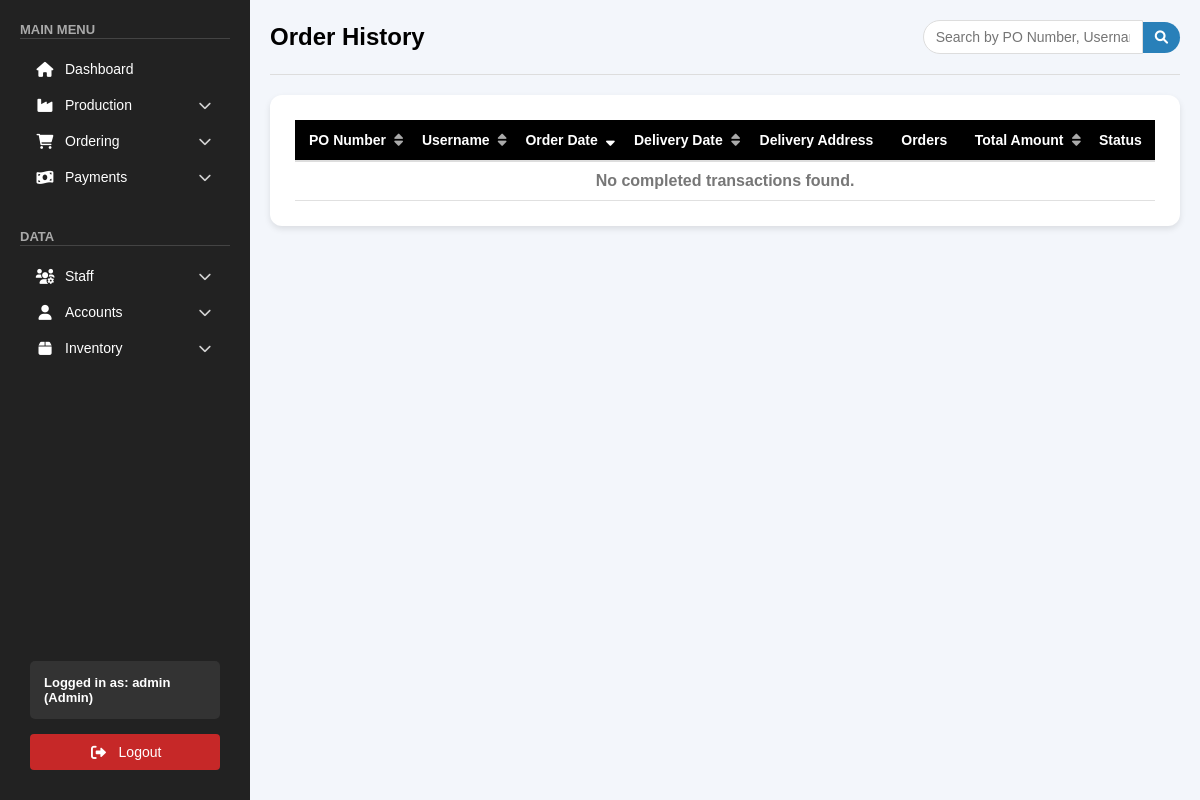
/public/pages/order_history.php (signed in), run on an earlier commit of the app's database.
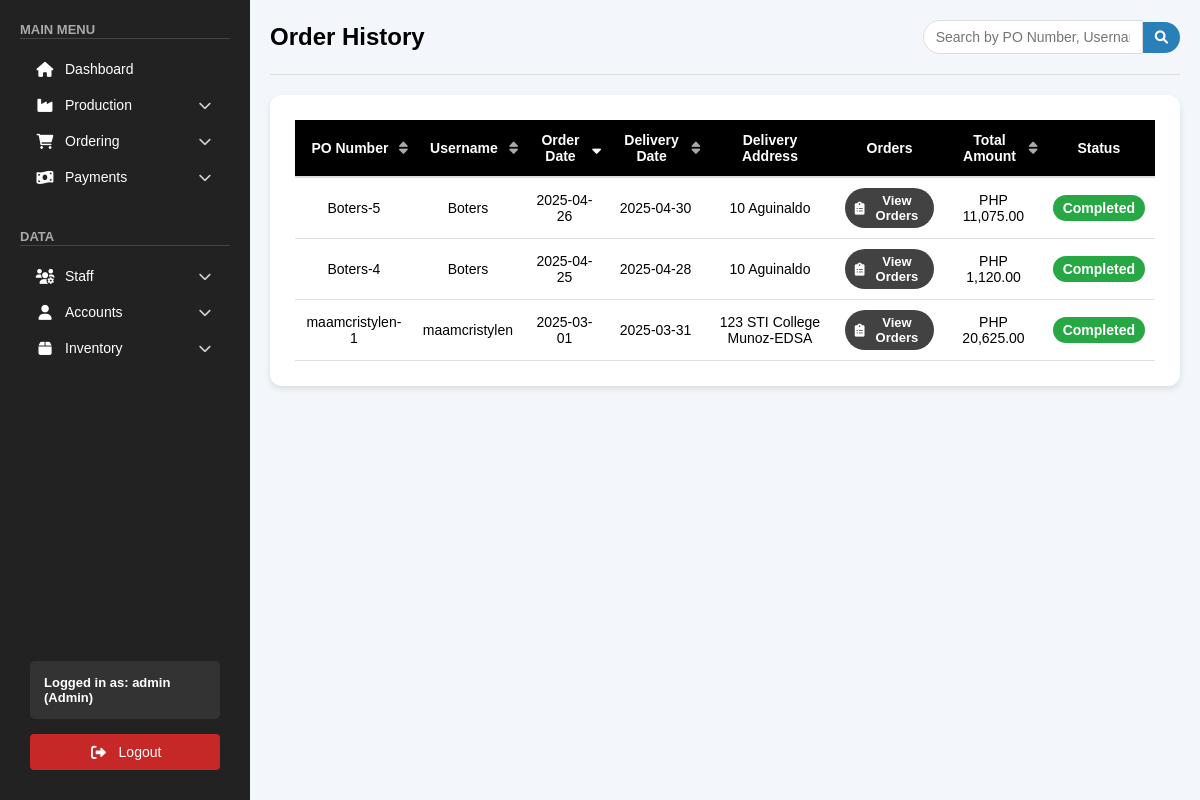
And on a later commit of the database.
### tables this page shows
CREATE TABLE `orders` (
  `id` int(11) NOT NULL,
  `po_number` varchar(255) NOT NULL,
  `username` varchar(255) NOT NULL,
  `company` varchar(255) DEFAULT NULL,
  `order_date` date NOT NULL,
  `delivery_date` date NOT NULL,
  `delivery_address` varchar(255) DEFAULT NULL,
  `orders` longtext DEFAULT NULL CHECK (json_valid(`orders`)),
  `total_amount` decimal(10,2) NOT NULL,
  `status` enum('Pending','Active','For Delivery','In Transit','Rejected','Completed') NOT NULL DEFAULT 'Pending',
  `driver_assigned` tinyint(1) NOT NULL DEFAULT 0 COMMENT 'Flag to track if a driver has been assigned to this order',
  `contact_number` varchar(20) DEFAULT NULL,
  `special_instructions` text DEFAULT NULL,
  `subtotal` decimal(10,2) DEFAULT 0.00,
  `progress` int(11) DEFAULT 0,
  `completed_items` longtext DEFAULT NULL,
  `item_progress_data` longtext DEFAULT NULL,
  `quantity_progress_data` longtext DEFAULT NULL,
  `item_progress_percentages` longtext DEFAULT NULL
);

### public/pages/order_history.php (the view, shortened to what the changed rows need)
<?php
include "../../backend/db_connection.php";
$sort_column = isset($_GET['sort']) ? $_GET['sort'] : 'order_date';
$sort_direction = isset($_GET['direction']) ? $_GET['direction'] : 'DESC';
$orders = [];
$sql = "SELECT po_number, username, order_date, delivery_date, delivery_address, orders, total_amount, status
        FROM orders
        WHERE status = 'Completed'";
$sql .= " ORDER BY {$sort_column} {$sort_direction}";
$stmt = $conn->prepare($sql);
$stmt->execute();
$result = $stmt->get_result();
if ($result && $result->num_rows > 0) {
    while ($row = $result->fetch_assoc()) {
        $orders[] = $row;
    }
}
function getSortUrl($column, $currentColumn, $currentDirection) {
    $newDirection = ($column === $currentColumn && $currentDirection === 'ASC') ? 'DESC' : 'ASC';
    return "?sort=" . urlencode($column) . "&direction=" . urlencode($newDirection);
}
function getSortIcon($column, $currentColumn, $currentDirection) {
    if ($column !== $currentColumn) {
        return '<i class="fas fa-sort"></i>';
    } else if ($currentDirection === 'ASC') {
        return '<i class="fas fa-sort-up"></i>';
    } else {
        return '<i class="fas fa-sort-down"></i>';
    }
}
?>
<!DOCTYPE html>
<html lang="en">
<head>
    <link rel="stylesheet" href="/css/orders.css">
    <link rel="stylesheet" href="/css/sidebar.css">
    <link rel="stylesheet" href="https://cdnjs.cloudflare.com/ajax/libs/font-awesome/6.0.0/css/all.min.css">
</head>
<body>
    <div class="main-content">
        <div class="orders-header">
            <h1>Order History</h1>
        </div>
        <div class="orders-table-container">
            <table class="orders-table">
                <thead>
                    <tr>
                        <th class="sortable">
                            <a href="<?= getSortUrl('po_number', $sort_column, $sort_direction) ?>">
                                PO Number <?= getSortIcon('po_number', $sort_column, $sort_direction) ?>
                            </a>
                        </th>
                        <th class="sortable">
                            <a href="<?= getSortUrl('username', $sort_column, $sort_direction) ?>">
                                Username <?= getSortIcon('username', $sort_column, $sort_direction) ?>
                            </a>
                        </th>
                        <th class="sortable">
                            <a href="<?= getSortUrl('order_date', $sort_column, $sort_direction) ?>">
                                Order Date <?= getSortIcon('order_date', $sort_column, $sort_direction) ?>
                            </a>
                        </th>
                        <th class="sortable">
                            <a href="<?= getSortUrl('delivery_date', $sort_column, $sort_direction) ?>">
                                Delivery Date <?= getSortIcon('delivery_date', $sort_column, $sort_direction) ?>
                            </a>
                        </th>
                        <th>Delivery Address</th>
                        <th>Orders</th>
                        <th class="sortable">
                            <a href="<?= getSortUrl('total_amount', $sort_column, $sort_direction) ?>">
                                Total Amount <?= getSortIcon('total_amount', $sort_column, $sort_direction) ?>
                            </a>
                        </th>
                        <th>Status</th>
                    </tr>
                </thead>
                <tbody>
                    <?php if (count($orders) > 0): ?>
                        <?php foreach ($orders as $order): ?>
                            <tr>
                                <td><?= htmlspecialchars($order['po_number']) ?></td>
                                <td><?= htmlspecialchars($order['username']) ?></td>
                                <td><?= htmlspecialchars($order['order_date']) ?></td>
                                <td><?= htmlspecialchars($order['delivery_date']) ?></td>
                                <td><?= htmlspecialchars($order['delivery_address']) ?></td>
                                <td>
                                    <button class="view-orders-btn"
                                            onclick="viewOrderDetails('<?= htmlspecialchars($order['orders']) ?>', '<?= htmlspecialchars($order['po_number']) ?>', '<?= htmlspecialchars($order['username']) ?>', '<?= htmlspecialchars($order['delivery_address']) ?>')">
                                        <i class="fas fa-clipboard-list"></i>
                                            View Orders
                                    </button>
                                </td>
                                <td>PHP <?= htmlspecialchars(number_format($order['total_amount'], 2)) ?></td>
                                <td><span class="status-badge status-completed">Completed</span></td>
                            </tr>
                        <?php endforeach; ?>
                    <?php else: ?>
                        <tr>
                            <td colspan="8" class="no-orders">No completed transactions found.</td>
                        </tr>
                    <?php endif; ?>
                </tbody>
            </table>
        </div>
    </div>
</body>
</html>

What changed in the data, as far as the page shows it:
added orders: po_number "Boters-5", username "Boters", order_date "2025-04-26", delivery_date "2025-04-30", delivery_address "10 Aguinaldo", total_amount "11,075.00"
added orders: po_number "Boters-4", username "Boters", order_date "2025-04-25", delivery_date "2025-04-28", delivery_address "10 Aguinaldo", total_amount "1,120.00"
added orders: po_number "maamcristylen-1", username "maamcristylen", order_date "2025-03-01", delivery_date "2025-03-31", delivery_address "123 STI College Munoz-EDSA", total_amount "20,625.00"
Also different on the page:
text no longer shown: "No completed transactions found."
